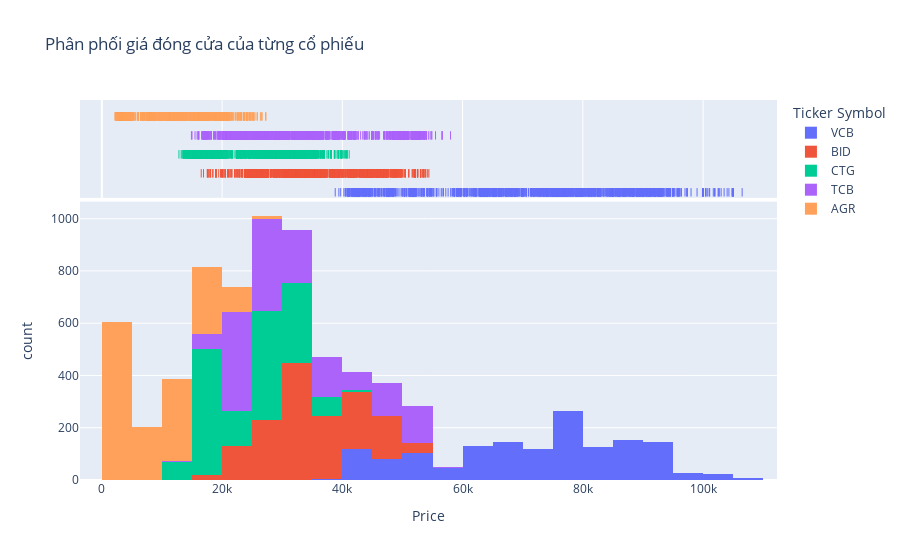

Notebook code cell kept with this figure:
### Markdown cell above
### Câu hỏi 2: So sánh giá cổ phiếu giữa các ngân hàng

### Code cell
# Biểu đồ phân phối giá đóng cửa của từng cổ phiếu
fig = px.histogram(data, x='Price', color='Ticker Symbol', nbins=50, marginal='rug', title='Phân phối giá đóng cửa của từng cổ phiếu')
fig.show()

### Figure 1 — Plotly figure (JSON) as saved in the notebook; plotly's stock layout.template omitted (floating-point values rounded to 4 significant figures; data arrays with more than 128 entries replaced by an {"elided": "..."} marker saying what was removed)
{"data": [{"alignmentgroup": "True", "bingroup": "x", "hovertemplate": "Ticker Symbol=VCB<br>Price=%{x}<br>count=%{y}<extra></extra>", "legendgroup": "VCB", "marker": {"color": "#636efa", "pattern": {"shape": ""}}, "name": "VCB", "nbinsx": 50, "offsetgroup": "VCB", "orientation": "v", "showlegend": true, "type": "histogram", "x": {"elided": "1489 int values"}, "xaxis": "x", "yaxis": "y"}, {"alignmentgroup": "True", "boxpoints": "all", "fillcolor": "rgba(255,255,255,0)", "hoveron": "points", "hovertemplate": "Ticker Symbol=VCB<br>Price=%{x}<extra></extra>", "jitter": 0, "legendgroup": "VCB", "line": {"color": "rgba(255,255,255,0)"}, "marker": {"color": "#636efa", "symbol": "line-ns-open"}, "name": "VCB", "offsetgroup": "VCB", "showlegend": false, "type": "box", "x": {"elided": "1489 int values"}, "xaxis": "x2", "yaxis": "y2"}, {"alignmentgroup": "True", "bingroup": "x", "hovertemplate": "Ticker Symbol=BID<br>Price=%{x}<br>count=%{y}<extra></extra>", "legendgroup": "BID", "marker": {"color": "#EF553B", "pattern": {"shape": ""}}, "name": "BID", "nbinsx": 50, "offsetgroup": "BID", "orientation": "v", "showlegend": true, "type": "histogram", "x": {"elided": "1489 float values"}, "xaxis": "x", "yaxis": "y"}, {"alignmentgroup": "True", "boxpoints": "all", "fillcolor": "rgba(255,255,255,0)", "hoveron": "points", "hovertemplate": "Ticker Symbol=BID<br>Price=%{x}<extra></extra>", "jitter": 0, "legendgroup": "BID", "line": {"color": "rgba(255,255,255,0)"}, "marker": {"color": "#EF553B", "symbol": "line-ns-open"}, "name": "BID", "offsetgroup": "BID", "showlegend": false, "type": "box", "x": {"elided": "1489 float values"}, "xaxis": "x2", "yaxis": "y2"}, {"alignmentgroup": "True", "bingroup": "x", "hovertemplate": "Ticker Symbol=CTG<br>Price=%{x}<br>count=%{y}<extra></extra>", "legendgroup": "CTG", "marker": {"color": "#00cc96", "pattern": {"shape": ""}}, "name": "CTG", "nbinsx": 50, "offsetgroup": "CTG", "orientation": "v", "showlegend": true, "type": "histogram", "x": {"elided": "1489 float values"}, "xaxis": "x", "yaxis": "y"}, {"alignmentgroup": "True", "boxpoints": "all", "fillcolor": "rgba(255,255,255,0)", "hoveron": "points", "hovertemplate": "Ticker Symbol=CTG<br>Price=%{x}<extra></extra>", "jitter": 0, "legendgroup": "CTG", "line": {"color": "rgba(255,255,255,0)"}, "marker": {"color": "#00cc96", "symbol": "line-ns-open"}, "name": "CTG", "offsetgroup": "CTG", "showlegend": false, "type": "box", "x": {"elided": "1489 float values"}, "xaxis": "x2", "yaxis": "y2"}, {"alignmentgroup": "True", "bingroup": "x", "hovertemplate": "Ticker Symbol=TCB<br>Price=%{x}<br>count=%{y}<extra></extra>", "legendgroup": "TCB", "marker": {"color": "#ab63fa", "pattern": {"shape": ""}}, "name": "TCB", "nbinsx": 50, "offsetgroup": "TCB", "orientation": "v", "showlegend": true, "type": "histogram", "x": {"elided": "1489 int values"}, "xaxis": "x", "yaxis": "y"}, {"alignmentgroup": "True", "boxpoints": "all", "fillcolor": "rgba(255,255,255,0)", "hoveron": "points", "hovertemplate": "Ticker Symbol=TCB<br>Price=%{x}<extra></extra>", "jitter": 0, "legendgroup": "TCB", "line": {"color": "rgba(255,255,255,0)"}, "marker": {"color": "#ab63fa", "symbol": "line-ns-open"}, "name": "TCB", "offsetgroup": "TCB", "showlegend": false, "type": "box", "x": {"elided": "1489 int values"}, "xaxis": "x2", "yaxis": "y2"}, {"alignmentgroup": "True", "bingroup": "x", "hovertemplate": "Ticker Symbol=AGR<br>Price=%{x}<br>count=%{y}<extra></extra>", "legendgroup": "AGR", "marker": {"color": "#FFA15A", "pattern": {"shape": ""}}, "name": "AGR", "nbinsx": 50, "offsetgroup": "AGR", "orientation": "v", "showlegend": true, "type": "histogram", "x": {"elided": "1489 float values"}, "xaxis": "x", "yaxis": "y"}, {"alignmentgroup": "True", "boxpoints": "all", "fillcolor": "rgba(255,255,255,0)", "hoveron": "points", "hovertemplate": "Ticker Symbol=AGR<br>Price=%{x}<extra></extra>", "jitter": 0, "legendgroup": "AGR", "line": {"color": "rgba(255,255,255,0)"}, "marker": {"color": "#FFA15A", "symbol": "line-ns-open"}, "name": "AGR", "offsetgroup": "AGR", "showlegend": false, "type": "box", "x": {"elided": "1489 float values"}, "xaxis": "x2", "yaxis": "y2"}], "layout": {"barmode": "relative", "legend": {"title": {"text": "Ticker Symbol"}, "tracegroupgap": 0}, "title": {"text": "Phân phối giá đóng cửa của từng cổ phiếu"}, "xaxis": {"anchor": "y", "domain": [0, 1], "title": {"text": "Price"}}, "xaxis2": {"anchor": "y2", "domain": [0, 1], "matches": "x", "showgrid": true, "showticklabels": false}, "yaxis": {"anchor": "x", "domain": [0, 0.7326], "title": {"text": "count"}}, "yaxis2": {"anchor": "x2", "domain": [0.7426, 1], "matches": "y2", "showgrid": false, "showline": false, "showticklabels": false, "ticks": ""}}}
